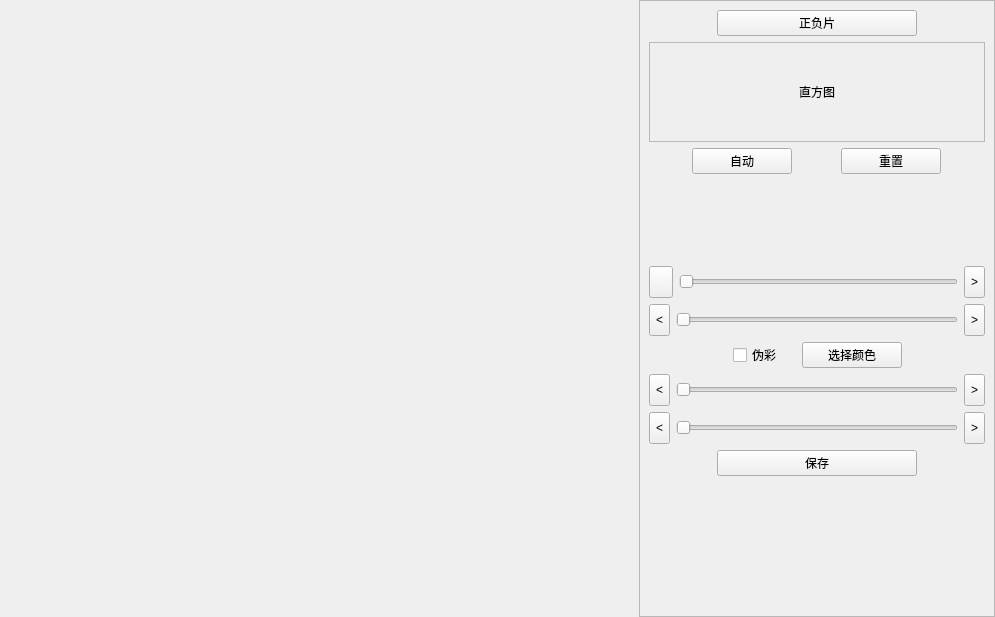
<?xml version="1.0" encoding="UTF-8"?>
<ui version="4.0">
 <class>ImageEditWidget</class>
 <widget class="QWidget" name="ImageEditWidget">
  <property name="geometry">
   <rect>
    <x>0</x>
    <y>0</y>
    <width>995</width>
    <height>617</height>
   </rect>
  </property>
  <property name="windowTitle">
   <string>Form</string>
  </property>
  <layout class="QHBoxLayout" name="horizontalLayout" stretch="1,0">
   <property name="spacing">
    <number>5</number>
   </property>
   <property name="leftMargin">
    <number>0</number>
   </property>
   <property name="topMargin">
    <number>0</number>
   </property>
   <property name="rightMargin">
    <number>0</number>
   </property>
   <property name="bottomMargin">
    <number>0</number>
   </property>
   <item>
    <widget class="QWidget" name="widget" native="true">
     <layout class="QVBoxLayout" name="vLayout">
      <property name="spacing">
       <number>0</number>
      </property>
      <property name="leftMargin">
       <number>0</number>
      </property>
      <property name="topMargin">
       <number>0</number>
      </property>
      <property name="rightMargin">
       <number>0</number>
      </property>
      <property name="bottomMargin">
       <number>0</number>
      </property>
     </layout>
    </widget>
   </item>
   <item>
    <widget class="QFrame" name="frame">
     <property name="minimumSize">
      <size>
       <width>300</width>
       <height>0</height>
      </size>
     </property>
     <property name="frameShape">
      <enum>QFrame::StyledPanel</enum>
     </property>
     <property name="frameShadow">
      <enum>QFrame::Raised</enum>
     </property>
     <layout class="QVBoxLayout" name="verticalLayout_2">
      <item>
       <layout class="QHBoxLayout" name="horizontalLayout_9">
        <item>
         <spacer name="horizontalSpacer_6">
          <property name="orientation">
           <enum>Qt::Horizontal</enum>
          </property>
          <property name="sizeHint" stdset="0">
           <size>
            <width>40</width>
            <height>20</height>
           </size>
          </property>
         </spacer>
        </item>
        <item>
         <widget class="QPushButton" name="pushButton">
          <property name="minimumSize">
           <size>
            <width>200</width>
            <height>0</height>
           </size>
          </property>
          <property name="maximumSize">
           <size>
            <width>16777215</width>
            <height>16777215</height>
           </size>
          </property>
          <property name="text">
           <string>正负片</string>
          </property>
         </widget>
        </item>
        <item>
         <spacer name="horizontalSpacer_5">
          <property name="orientation">
           <enum>Qt::Horizontal</enum>
          </property>
          <property name="sizeHint" stdset="0">
           <size>
            <width>40</width>
            <height>20</height>
           </size>
          </property>
         </spacer>
        </item>
       </layout>
      </item>
      <item>
       <widget class="QFrame" name="frame_2">
        <property name="minimumSize">
         <size>
          <width>0</width>
          <height>100</height>
         </size>
        </property>
        <property name="frameShape">
         <enum>QFrame::StyledPanel</enum>
        </property>
        <property name="frameShadow">
         <enum>QFrame::Raised</enum>
        </property>
        <layout class="QVBoxLayout" name="verticalLayout">
         <item>
          <widget class="QLabel" name="label">
           <property name="text">
            <string>直方图</string>
           </property>
           <property name="alignment">
            <set>Qt::AlignCenter</set>
           </property>
          </widget>
         </item>
        </layout>
       </widget>
      </item>
      <item>
       <layout class="QHBoxLayout" name="horizontalLayout_2">
        <item>
         <widget class="QPushButton" name="pushButton_2">
          <property name="minimumSize">
           <size>
            <width>100</width>
            <height>0</height>
           </size>
          </property>
          <property name="maximumSize">
           <size>
            <width>100</width>
            <height>16777215</height>
           </size>
          </property>
          <property name="text">
           <string>自动</string>
          </property>
         </widget>
        </item>
        <item>
         <widget class="QPushButton" name="pushButton_3">
          <property name="minimumSize">
           <size>
            <width>100</width>
            <height>0</height>
           </size>
          </property>
          <property name="maximumSize">
           <size>
            <width>100</width>
            <height>16777215</height>
           </size>
          </property>
          <property name="text">
           <string>重置</string>
          </property>
         </widget>
        </item>
       </layout>
      </item>
      <item>
       <spacer name="verticalSpacer_2">
        <property name="orientation">
         <enum>Qt::Vertical</enum>
        </property>
        <property name="sizeType">
         <enum>QSizePolicy::Fixed</enum>
        </property>
        <property name="sizeHint" stdset="0">
         <size>
          <width>20</width>
          <height>20</height>
         </size>
        </property>
       </spacer>
      </item>
      <item>
       <layout class="QHBoxLayout" name="horizontalLayout_7">
        <item>
         <spacer name="horizontalSpacer">
          <property name="orientation">
           <enum>Qt::Horizontal</enum>
          </property>
          <property name="sizeHint" stdset="0">
           <size>
            <width>40</width>
            <height>20</height>
           </size>
          </property>
         </spacer>
        </item>
        <item>
         <widget class="GrayScaleSelector" name="color" native="true">
          <property name="sizePolicy">
           <sizepolicy hsizetype="Expanding" vsizetype="Expanding">
            <horstretch>0</horstretch>
            <verstretch>0</verstretch>
           </sizepolicy>
          </property>
          <property name="minimumSize">
           <size>
            <width>256</width>
            <height>60</height>
           </size>
          </property>
          <property name="maximumSize">
           <size>
            <width>256</width>
            <height>60</height>
           </size>
          </property>
         </widget>
        </item>
        <item>
         <spacer name="horizontalSpacer_2">
          <property name="orientation">
           <enum>Qt::Horizontal</enum>
          </property>
          <property name="sizeHint" stdset="0">
           <size>
            <width>40</width>
            <height>20</height>
           </size>
          </property>
         </spacer>
        </item>
       </layout>
      </item>
      <item>
       <layout class="QHBoxLayout" name="horizontalLayout_3">
        <item>
         <widget class="QToolButton" name="toolButton">
          <property name="minimumSize">
           <size>
            <width>0</width>
            <height>32</height>
           </size>
          </property>
          <property name="text">
           <string/>
          </property>
          <property name="icon">
           <iconset resource="img.qrc">
            <normaloff>:/image/left.png</normaloff>:/image/left.png</iconset>
          </property>
         </widget>
        </item>
        <item>
         <widget class="QSlider" name="horizontalSlider">
          <property name="orientation">
           <enum>Qt::Horizontal</enum>
          </property>
         </widget>
        </item>
        <item>
         <widget class="QToolButton" name="toolButton_2">
          <property name="minimumSize">
           <size>
            <width>0</width>
            <height>32</height>
           </size>
          </property>
          <property name="text">
           <string>&gt;</string>
          </property>
          <property name="icon">
           <iconset resource="img.qrc">
            <normaloff>:/image/right.png</normaloff>:/image/right.png</iconset>
          </property>
         </widget>
        </item>
       </layout>
      </item>
      <item>
       <layout class="QHBoxLayout" name="horizontalLayout_4">
        <item>
         <widget class="QToolButton" name="toolButton_4">
          <property name="minimumSize">
           <size>
            <width>0</width>
            <height>32</height>
           </size>
          </property>
          <property name="text">
           <string>&lt;</string>
          </property>
          <property name="icon">
           <iconset resource="img.qrc">
            <normaloff>:/image/left.png</normaloff>:/image/left.png</iconset>
          </property>
         </widget>
        </item>
        <item>
         <widget class="QSlider" name="horizontalSlider_2">
          <property name="orientation">
           <enum>Qt::Horizontal</enum>
          </property>
         </widget>
        </item>
        <item>
         <widget class="QToolButton" name="toolButton_3">
          <property name="minimumSize">
           <size>
            <width>0</width>
            <height>32</height>
           </size>
          </property>
          <property name="text">
           <string>&gt;</string>
          </property>
          <property name="icon">
           <iconset resource="img.qrc">
            <normaloff>:/image/right.png</normaloff>:/image/right.png</iconset>
          </property>
         </widget>
        </item>
       </layout>
      </item>
      <item>
       <layout class="QHBoxLayout" name="horizontalLayout_8">
        <property name="spacing">
         <number>20</number>
        </property>
        <item>
         <spacer name="horizontalSpacer_3">
          <property name="orientation">
           <enum>Qt::Horizontal</enum>
          </property>
          <property name="sizeHint" stdset="0">
           <size>
            <width>40</width>
            <height>20</height>
           </size>
          </property>
         </spacer>
        </item>
        <item>
         <widget class="QCheckBox" name="checkBox">
          <property name="text">
           <string>伪彩</string>
          </property>
         </widget>
        </item>
        <item>
         <widget class="QPushButton" name="pushButton_5">
          <property name="minimumSize">
           <size>
            <width>100</width>
            <height>0</height>
           </size>
          </property>
          <property name="maximumSize">
           <size>
            <width>100</width>
            <height>16777215</height>
           </size>
          </property>
          <property name="text">
           <string>选择颜色</string>
          </property>
         </widget>
        </item>
        <item>
         <spacer name="horizontalSpacer_4">
          <property name="orientation">
           <enum>Qt::Horizontal</enum>
          </property>
          <property name="sizeHint" stdset="0">
           <size>
            <width>40</width>
            <height>20</height>
           </size>
          </property>
         </spacer>
        </item>
       </layout>
      </item>
      <item>
       <layout class="QHBoxLayout" name="horizontalLayout_5">
        <item>
         <widget class="QToolButton" name="toolButton_5">
          <property name="minimumSize">
           <size>
            <width>0</width>
            <height>32</height>
           </size>
          </property>
          <property name="text">
           <string>&lt;</string>
          </property>
          <property name="icon">
           <iconset resource="img.qrc">
            <normaloff>:/image/left.png</normaloff>:/image/left.png</iconset>
          </property>
         </widget>
        </item>
        <item>
         <widget class="QSlider" name="horizontalSlider_3">
          <property name="orientation">
           <enum>Qt::Horizontal</enum>
          </property>
         </widget>
        </item>
        <item>
         <widget class="QToolButton" name="toolButton_6">
          <property name="minimumSize">
           <size>
            <width>0</width>
            <height>32</height>
           </size>
          </property>
          <property name="text">
           <string>&gt;</string>
          </property>
          <property name="icon">
           <iconset resource="img.qrc">
            <normaloff>:/image/right.png</normaloff>:/image/right.png</iconset>
          </property>
         </widget>
        </item>
       </layout>
      </item>
      <item>
       <layout class="QHBoxLayout" name="horizontalLayout_6">
        <item>
         <widget class="QToolButton" name="toolButton_7">
          <property name="minimumSize">
           <size>
            <width>0</width>
            <height>32</height>
           </size>
          </property>
          <property name="text">
           <string>&lt;</string>
          </property>
          <property name="icon">
           <iconset resource="img.qrc">
            <normaloff>:/image/left.png</normaloff>:/image/left.png</iconset>
          </property>
         </widget>
        </item>
        <item>
         <widget class="QSlider" name="horizontalSlider_4">
          <property name="orientation">
           <enum>Qt::Horizontal</enum>
          </property>
         </widget>
        </item>
        <item>
         <widget class="QToolButton" name="toolButton_8">
          <property name="minimumSize">
           <size>
            <width>0</width>
            <height>32</height>
           </size>
          </property>
          <property name="text">
           <string>&gt;</string>
          </property>
          <property name="icon">
           <iconset resource="img.qrc">
            <normaloff>:/image/right.png</normaloff>:/image/right.png</iconset>
          </property>
         </widget>
        </item>
       </layout>
      </item>
      <item>
       <layout class="QHBoxLayout" name="horizontalLayout_10">
        <item>
         <spacer name="horizontalSpacer_7">
          <property name="orientation">
           <enum>Qt::Horizontal</enum>
          </property>
          <property name="sizeHint" stdset="0">
           <size>
            <width>40</width>
            <height>20</height>
           </size>
          </property>
         </spacer>
        </item>
        <item>
         <widget class="QPushButton" name="pushButton_4">
          <property name="minimumSize">
           <size>
            <width>200</width>
            <height>0</height>
           </size>
          </property>
          <property name="text">
           <string>保存</string>
          </property>
         </widget>
        </item>
        <item>
         <spacer name="horizontalSpacer_8">
          <property name="orientation">
           <enum>Qt::Horizontal</enum>
          </property>
          <property name="sizeHint" stdset="0">
           <size>
            <width>40</width>
            <height>20</height>
           </size>
          </property>
         </spacer>
        </item>
       </layout>
      </item>
      <item>
       <spacer name="verticalSpacer">
        <property name="orientation">
         <enum>Qt::Vertical</enum>
        </property>
        <property name="sizeHint" stdset="0">
         <size>
          <width>20</width>
          <height>67</height>
         </size>
        </property>
       </spacer>
      </item>
     </layout>
    </widget>
   </item>
  </layout>
 </widget>
 <customwidgets>
  <customwidget>
   <class>GrayScaleSelector</class>
   <extends>QWidget</extends>
   <header location="global">grayscaleselector.h</header>
   <container>1</container>
  </customwidget>
 </customwidgets>
 <resources>
  <include location="img.qrc"/>
 </resources>
 <connections/>
</ui>
